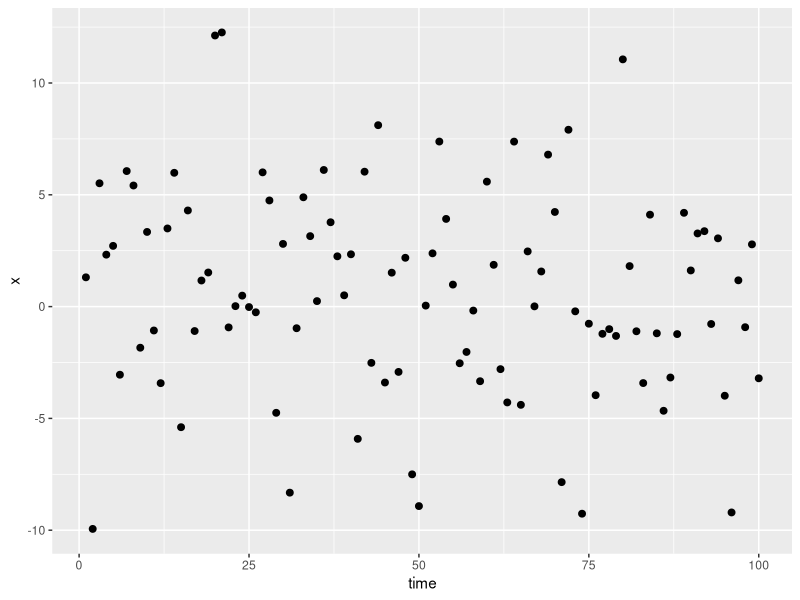
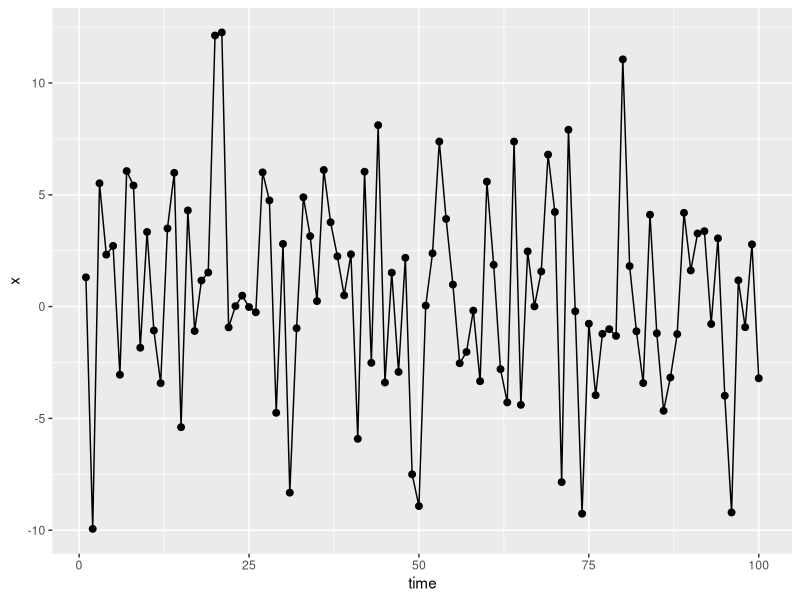
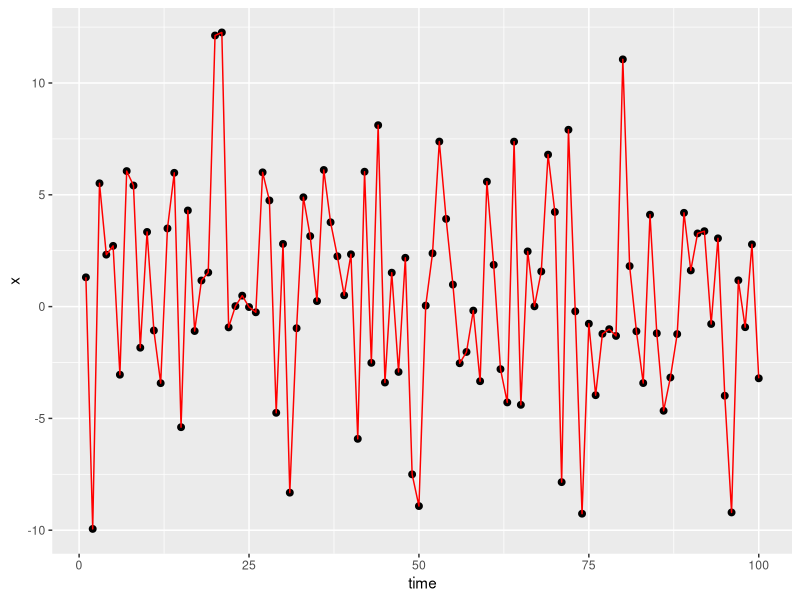
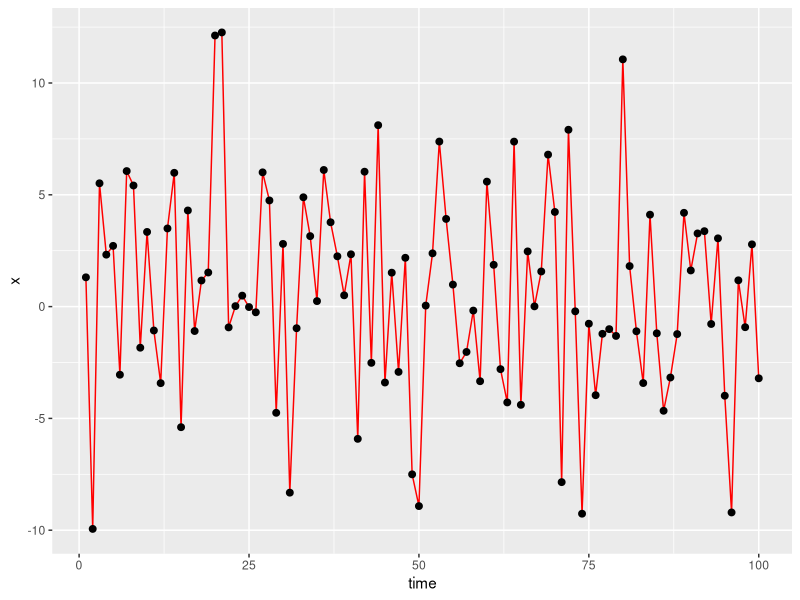
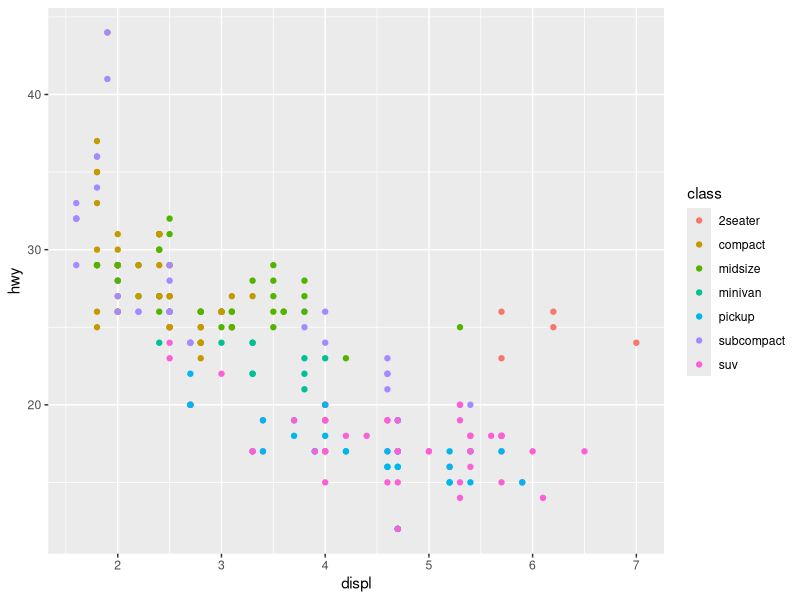
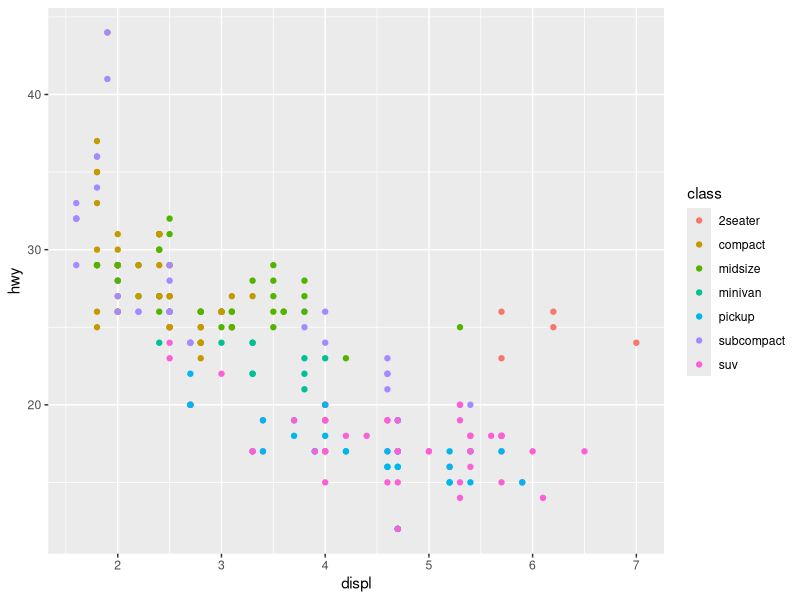
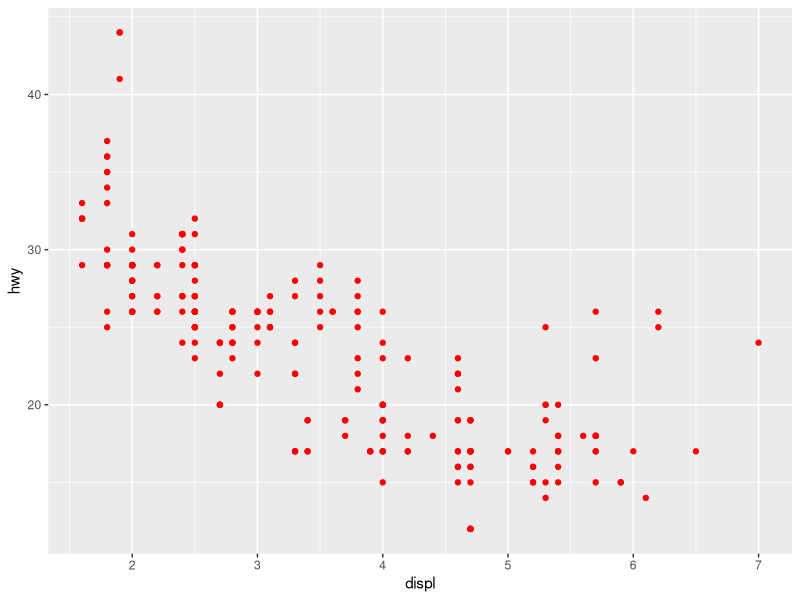
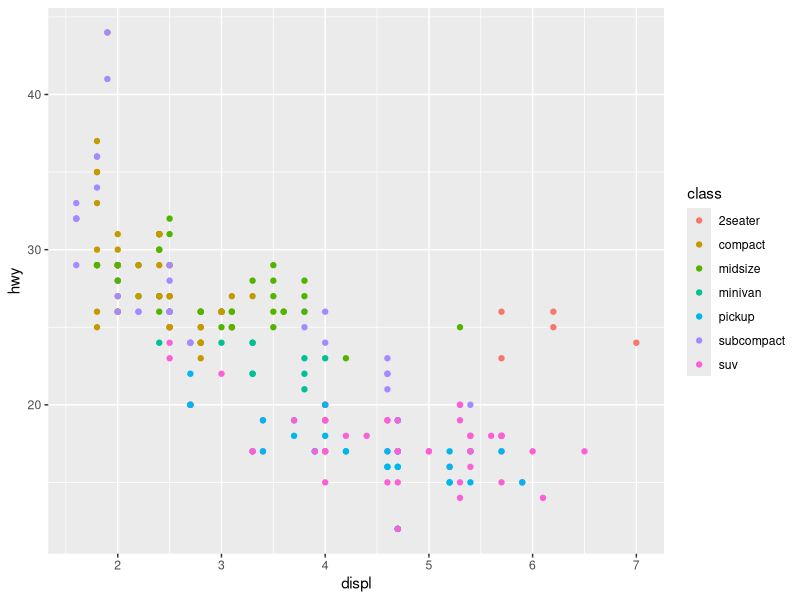

Write the R code that produced these figures, in order.
## ---- chunk 1
library(tidyverse)
## ---- chunk 2
diamonds   # Ctrl + Enter で実行
## ---- chunk 3
mpg   # Ctrl + Enter で実行
## ---- chunk 4
# データの用意　　　　　　　　　　 # Ctrl + Shift + Enter で実行
time <- 1:100                      # 時間 1秒から100秒まで1秒刻みで作成
x <- rnorm(100, mean = 0, sd = 5)  # 正規分布にしたがう乱数を発生
df <- tibble(time , x)             # time と x を データフレーム df に
df                                 # df の確認
## ---- chunk 5
# データの描画
ggplot(df, aes(time, x)) +
  geom_point(size = 2)
## ---- chunk 6
ggplot(df, aes(time, x)) +
  geom_point(size = 2) + 
  geom_line()
## ---- chunk 7
ggplot(df, aes(time, x)) +
  geom_point(size = 2) + 
  geom_line(col = "red")
## ---- chunk 8
ggplot(df, aes(time, x)) +
  geom_line(col = "red") +    　# geom_line を先に実行
  geom_point(size = 2)
## ---- chunk 9
# 基本
ggplot(data = mpg, aes(x = displ, y = hwy, col = class)) +  # displ：排気量, hwy：高速道路での燃費（マイル/ガロン） 
  geom_point()
## ---- chunk 10
# データフレームに含まれるデータの変数名の確認方法①
str(mpg)
## ---- chunk 11
# データフレームに含まれるデータの変数名の確認方法②
mpg
## ---- chunk 12
# geom の中で　aes() を指定する
ggplot(data = mpg) +  # displ：排気量, hwy：高速道路での燃費（マイル/ガロン） 
  geom_point(aes(x = displ, y = hwy, col = class))
## ---- chunk 13
# マーカーの色をすべて同じ色に変える
ggplot(data = mpg) +  # displ：排気量, hwy：高速道路での燃費（マイル/ガロン） 
  geom_point(aes(x = displ, y = hwy), col = "red")  # col を aes() の外に出す
## ---- chunk 14
# data = や x = を省略
ggplot(mpg) +  # displ：排気量, hwy：高速道路での燃費（マイル/ガロン） 
  geom_point(aes(displ, hwy, col = class))  
## ---- chunk 15
ggplot(mpg) + 
  geom_point(aes(displ, hwy, col = class), position = "jitter")  # position = jitter 追加
## ---- chunk 16
# geom_jitter
ggplot(mpg) + 
  geom_jitter(aes(displ, hwy, col = class), width = 1)
## ---- chunk 17
# データに適合する直線を描く
ggplot(mpg, aes(displ, hwy)) +
  geom_point() +
  geom_smooth(method = "lm")  # 線形回帰
## ---- chunk 18
# データに適合する曲線を描く
ggplot(mpg, aes(displ, hwy)) +
  geom_point() +
  geom_smooth(method = "loess")  # loess による適合
## ---- chunk 19
# データに適合する曲線を描く
ggplot(mpg, aes(displ, hwy, col = drv)) +
  geom_point() +
  geom_smooth(method = "loess")  # loess による適合
## ---- chunk 20
# データに適合する曲線を描く
ggplot(mpg, aes(displ, hwy, group = drv)) +   # col → group に変更
  geom_point() +
  geom_smooth(method = "loess")  # loess による適合
## ---- chunk 21
# 箱ひげ図
ggplot(mpg, aes(class, hwy)) +
         geom_boxplot()
## ---- chunk 22
# 箱ひげ図：色分け
ggplot(mpg, aes(class, hwy, fill = class)) +
         geom_boxplot()
## ---- chunk 23
# 棒グラフ
ggplot(diamonds) +
  geom_bar(aes(cut))
## ---- chunk 24
# cut ごとの diamonds の平均価格 - 後日説明
price.mean <- diamonds %>%
  group_by(cut) %>%          # cut でデータをグループ化
  summarize(                 # 要約量を出力する関数
    price = mean(price)      # mean: 平均値を出力
  )

# 棒グラフ
ggplot(price.mean, aes(fill = cut)) +          # geom_bar も fill で色分けする
  geom_bar(aes(cut, price), stat = "identity")
